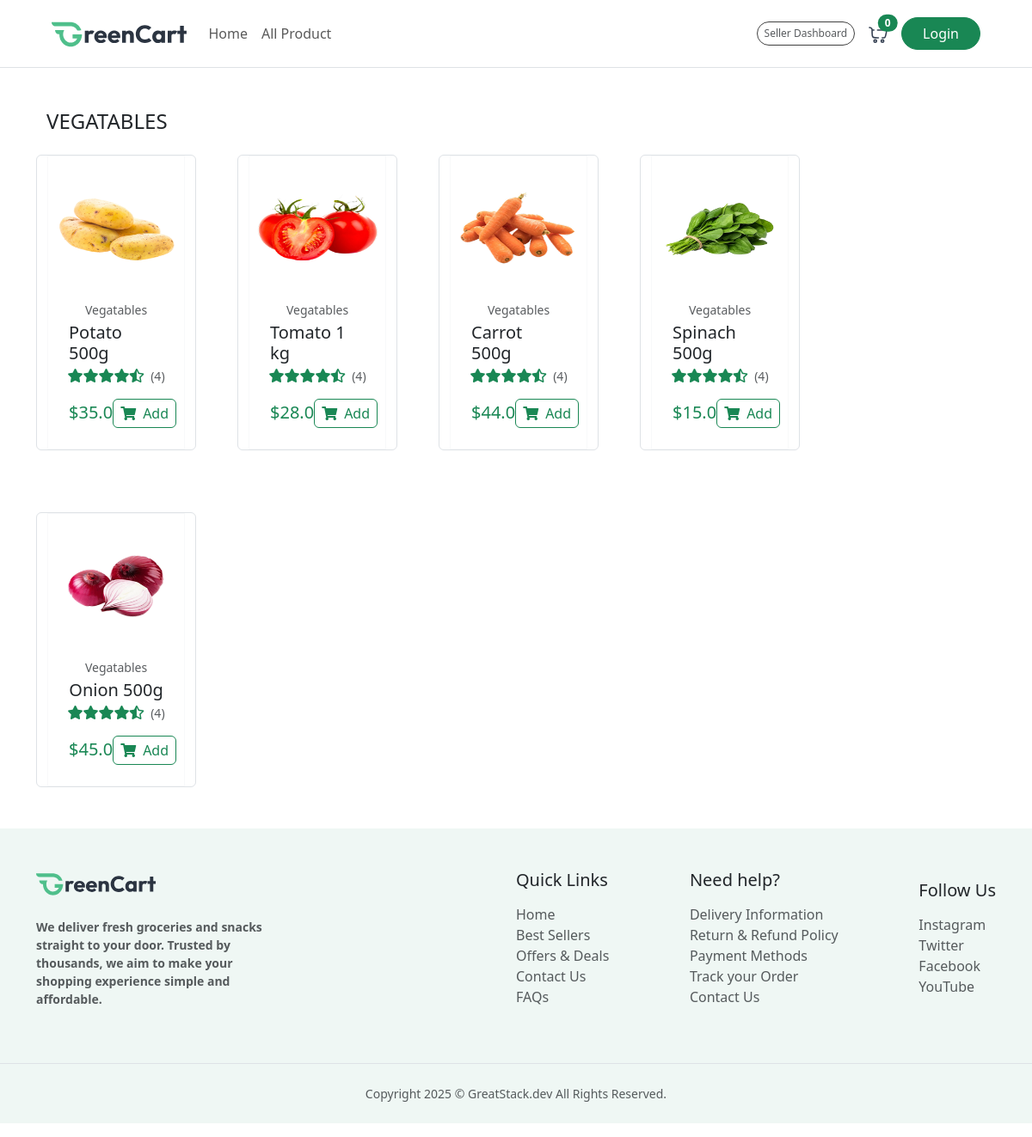
/product/Vegatables/, run on the app's committed database.
### Egrossery/models.py (models this page shows)
class category(models.Model):
    name = models.CharField(max_length=50)
    def __str__(self):
        return self.name

class Product(models.Model):
    image1 =  models.ImageField(upload_to='product_image')
    image2 =  models.ImageField(upload_to='product_image')
    image3 =  models.ImageField(upload_to='product_image')
    name = models.CharField(max_length=100)
    description = models.TextField()
    category = models.ForeignKey(category, on_delete=models.CASCADE)
    price = models.FloatField()
    def __str__(self):
        return self.name

### Egrossery/views.py (the view)
# urls.py: path('product/<str:category_name>/', views.product, name='product'),
def product(request, category_name):
    if category_name == 'all products':
        products = Product.objects.all()
    else:
        products = Product.objects.filter(category__name=category_name)
    print(products)
    cart = request.session.get('cart', {})
    item_count = len(cart)
    return render(request, 'product.html', {'products': products, 'item_count': item_count, 'user': request.user, 'category_name': category_name})

### templates/product.html
{% extends "layout.html" %} {% load static %} {% block content %}
<section class="container px-4 py-5">
  <h2 class="h5 font-weight-bold mb-4 fs-4 text-uppercase">{{ category_name }}</h2>
    {% if products %}
      <div class="row row-cols-1 gap-5 row-cols-sm-2 row-cols-md-3 row-cols-lg-6 g-4">
      {% for product in products %}
        <div class="col border rounded">
          <div class="border border-light rounded-lg p-4 d-flex flex-column align-items-center">
              <a href="{% url "singal_product" product.id %}">
                <img alt="Four fresh potatoes stacked on white background" class="mb-4"
                height="120" src="{{  product.image1.url  }}"
                width="150"/>
              </a>
              <p class="small text-muted mb-1">{{ product.category }}</p>
              <h3 class="font-weight-semibold h5 mb-1">{{ product.name }}</h3>
              <div class="d-flex align-items-center mb-3">
              <div class="text-success d-flex pe-2">
                  <i class="fas fa-star"></i>
                  <i class="fas fa-star"></i>
                  <i class="fas fa-star"></i>
                  <i class="fas fa-star"></i>
                  <i class="fas fa-star-half-alt"></i>
              </div>
              <span class="text-muted small ml-2"> (4) </span>
              </div>
              <div class="w-100 d-flex justify-content-between align-items-center">
              <div>
                  <span class="text-success font-weight-semibold h5"> ${{ product.price }} </span>
              </div>
                <a href="{% url 'add_to_cart' product.id %}" onclick="handleAddToCart(event, this)" class="btn btn-outline-success d-flex align-items-center px-2 py-1 text-sm">
                  <i class="fas fa-shopping-cart"></i>
                  <span class="ms-2">Add</span>
                </a>
              </div>
          </div>
        </div>
      {% endfor %}
      </div>
    {% else %}
    <h3 class='text-center my-5'>No Product Avalable</h3>
    {% endif %}
</section>
{% endblock content %}

### data on the page
category: name "VEGATABLES"
Product: image1 (picture), category "Vegatables", name "Potato 500g", price "35.0"
Product: image1 (picture), category "Vegatables", name "Tomato 1 kg", price "28.0"
Product: image1 (picture), category "Vegatables", name "Carrot 500g", price "44.0"
Product: image1 (picture), category "Vegatables", name "Spinach 500g", price "15.0"
Product: image1 (picture), category "Vegatables", name "Onion 500g", price "45.0"

### other printed values
{{ item_count }} "0"
